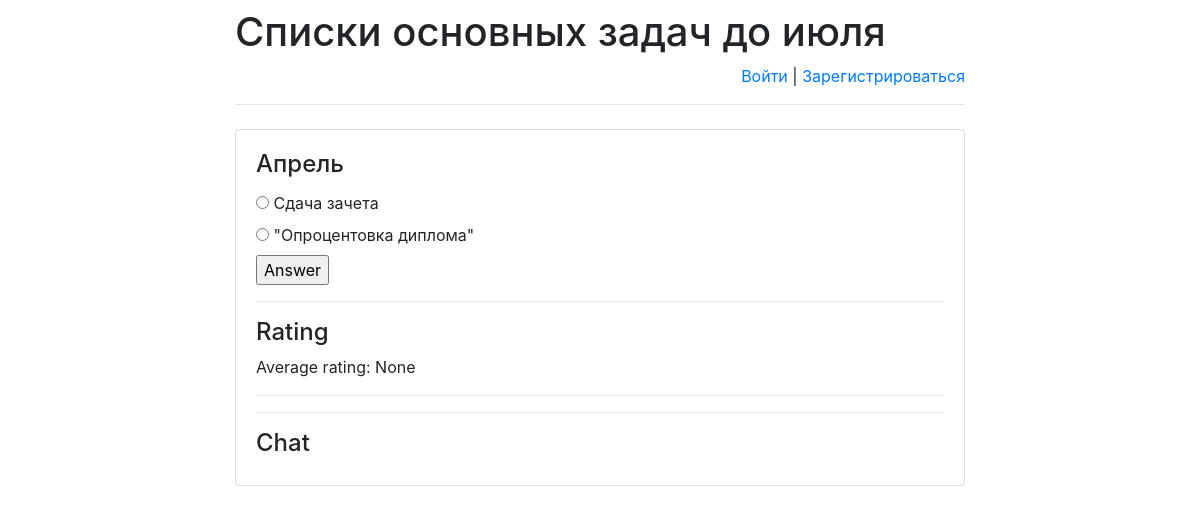
Before: /schedule/3/ with the older database file.
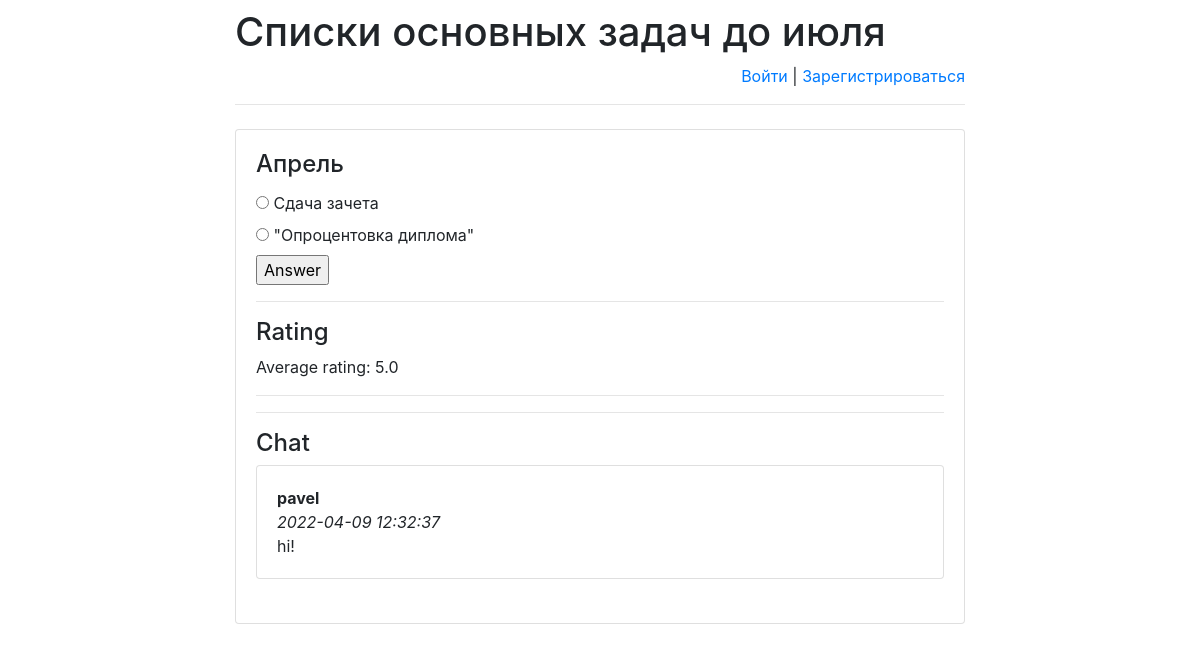
After: the same page with the newer database file.
### schedule/models.py (models this page shows)
class Option(models.Model):
    schedule = models.ForeignKey(Schedule, on_delete=models.CASCADE)
    text = models.CharField(max_length=255)
    correct = models.BooleanField(default=False)

class Message(models.Model):
    chat = models.ForeignKey(
        Schedule,
        verbose_name='Чат под загадкой',
        on_delete=models.CASCADE)
    author = models.ForeignKey(
        User,
        verbose_name='Пользователь', on_delete=models.CASCADE)
    message = models.TextField('Сообщение')
    pub_date = models.DateTimeField(
        'Дата сообщения',
        default=timezone.now)

### schedule/views.py (the view)
# urls.py: re_path(r'^([0-9]+)/$', views.detail, name='detail'),
def detail(request, schedule_id):
    error_message = None
    if "error_message" in request.GET:
        error_message = request.GET["error_message"]
    return render(
        request,
        "answer.html",
        {
            "schedule": get_object_or_404(
                Schedule, pk=schedule_id),
            "error_message": error_message,
            "latest_messages":
                Message.objects
                    .filter(chat_id=schedule_id)
                    .order_by('-pub_date')[:5],
            "already_rated_by_user":
                Mark.objects
                    .filter(author_id=request.user.id)
                    .filter(schedule_id=schedule_id)
                    .count(),
            "user_rating":
                Mark.objects
                    .filter(author_id=request.user.id)
                    .filter(schedule_id=schedule_id)
                    .aggregate(Avg('mark'))
                ["mark__avg"],
            "avg_mark":
                Mark.objects
                    .filter(schedule_id=schedule_id)
                    .aggregate(Avg('mark'))
                ["mark__avg"]
        }
    )

### schedule/templates/answer.html (shortened to what this page needs)
{% extends 'base.html' %}
{% block main %}
    <h4 class="card-title">{{ schedule.schedule_text }}</h4>
    <form action="answer/" method="post">
        {% for option in schedule.option_set.all %}
            <input type="radio" name="option"
                   id="option{{ forloop.counter }}"
                   value="{{ option.id }}"/>
            <label for="option{{ forloop.counter }}">
                {{ option.text }}
            </label><br>
        {% endfor %}
        <input type="submit" value="Answer"/>
    </form>
    <hr>
    <h4>Rating</h4>
    <p>Average rating:
        <span id="avg_mark_span">
            {{ avg_mark }}
        </span>
    </p>
    <hr>
    <hr>
    <h4>Chat</h4>
    <div id="history">
        {% for message in latest_messages %}
            <div class="card">
                <div class="card-body">
                    <strong>
                        {{ message.author.username }}
                    </strong>
                    <br/>
                    <em>
                        {{ message.pub_date|date:'Y-m-d H:i:s' }}
                    </em>
                    <br/>
                    {{ message.message }}
                </div>
            </div>
            <br/>
        {% endfor %}
    </div>
{% endblock %}

Changed rows visible on the page:
added Message: author.username "pavel", pub_date "2022-04-09 12:32:37", message "hi!"
Other visible differences:
{{ avg_mark }}: "None" → "5.0"
